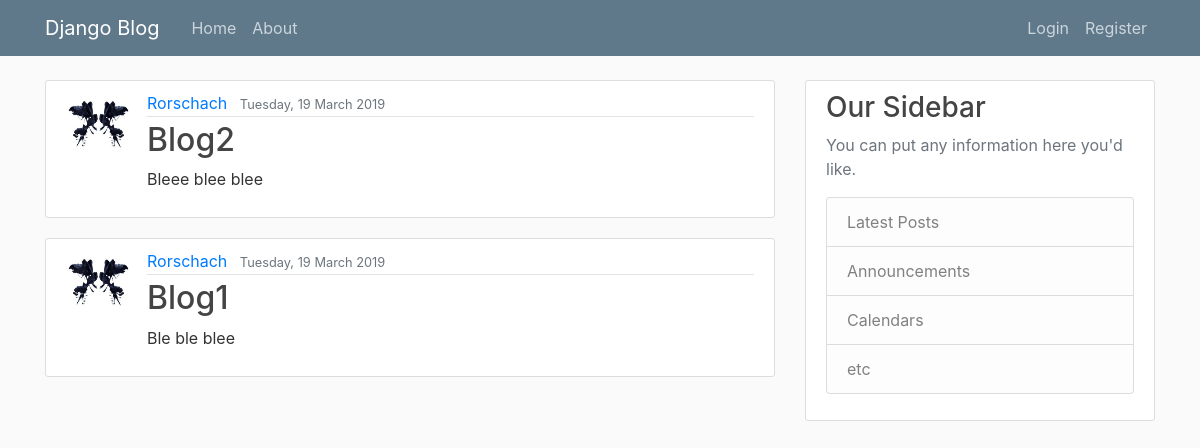
/, run on an earlier commit of the app's database.
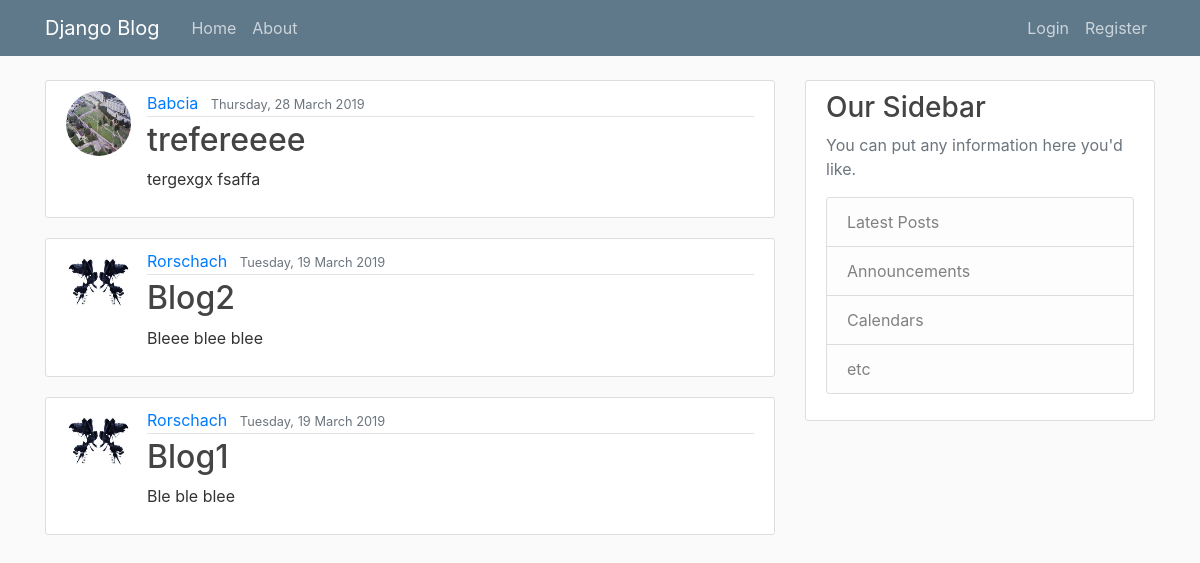
And on a later commit of the database.
### blog/models.py (models this page shows, shortened)
class Post(models.Model):
    title = models.CharField(max_length=100)
    content = models.TextField()
    date_posted = models.DateTimeField(default=timezone.now)
    author = models.ForeignKey(User, on_delete=models.CASCADE)

### users/models.py (models this page shows, shortened)
class Profile(models.Model):
    user = models.OneToOneField(User, on_delete=models.CASCADE)
    image = models.ImageField(default='default.jpg', upload_to='profile_pics')

### blog/views.py (the view)
# urls.py: path('', PostListView.as_view(), name='blog-home'),
class PostListView(ListView):
    model = Post
    template_name = 'blog/home.html'
    context_object_name = 'posts'
    ordering = ['-date_posted']
    paginate_by = 5

### blog/templates/blog/home.html
{% extends "blog/base.html" %}
{% block content %}
    {% for post in posts %}
        <article class="media content-section">
            <img class="rounded-circle article-img" src="{{ post.author.profile.image.url }}" alt="Profile Img">
          <div class="media-body">
            <div class="article-metadata">
              <a class="mr-2" href="#">{{ post.author }}</a>
              <small class="text-muted">{{ post.date_posted|date:"l, d E Y" }}</small>
            </div>
            <h2><a class="article-title" href="{% url 'post-detail' post.id %}">{{ post.title }}</a></h2>
            <p class="article-content">{{ post.content }}</p>
          </div>
        </article>
    {% endfor %}
{% endblock content %}

What changed in the data, as far as the page shows it:
added Post: author.profile.image (picture), author "Babcia", date_posted "Thursday, 28 March 2019", title "trefereeee", content "tergexgx fsaffa"
